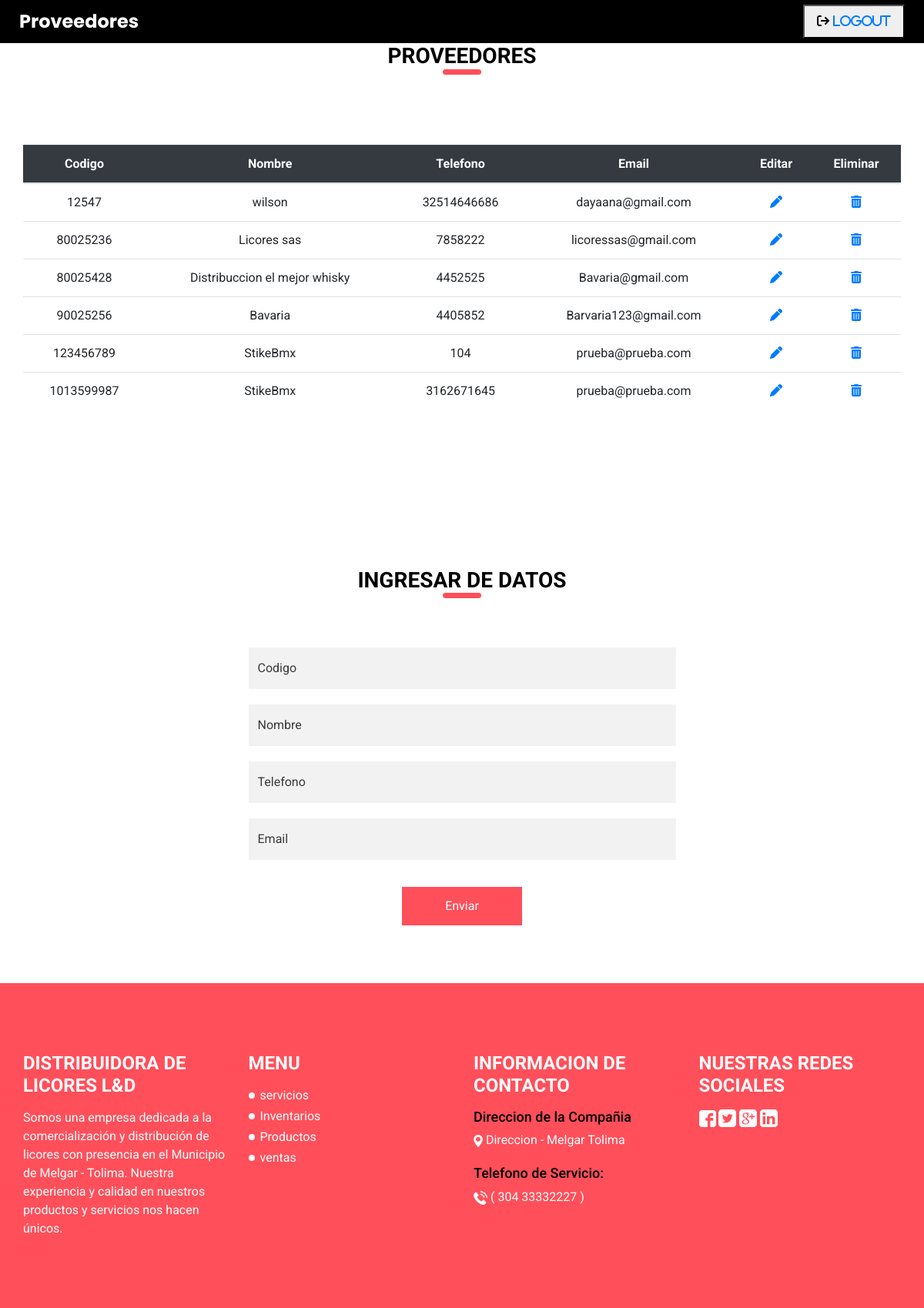
The page /proveedores.php on the database as committed earlier.
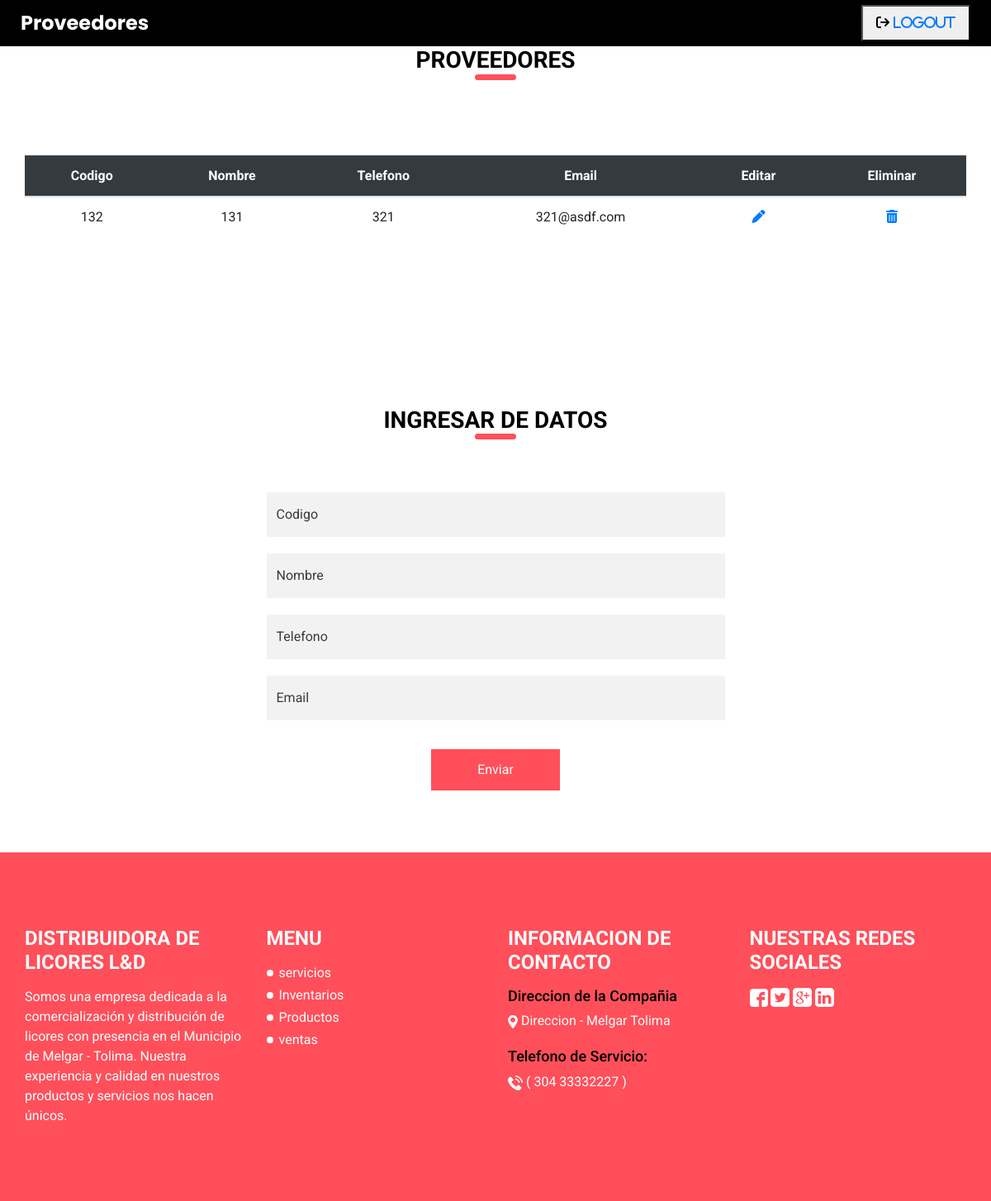
The same page on the database as committed later.
### tables this page shows
CREATE TABLE `proveedor` (
  `ProCodigo` int(30) NOT NULL,
  `ProNombre` varchar(30) DEFAULT NULL,
  `ProTelefono` varchar(20) DEFAULT NULL,
  `ProEmail` varchar(30) DEFAULT NULL,
  `ProEditar` varchar(1) DEFAULT NULL,
  `ProEliminar` varchar(20) DEFAULT NULL
);

### proveedores.php (the view, shortened to what this page needs)
<!DOCTYPE html>
<html>
<head>
  <link rel="stylesheet" type="text/css"
    href="https://cdnjs.cloudflare.com/ajax/libs/OwlCarousel2/2.1.3/assets/owl.carousel.min.css" />
  <link rel="stylesheet" type="text/css" href="css/bootstrap.css" />
  <link href="css/style.css" rel="stylesheet" />
  <link href="css/responsive.css" rel="stylesheet" />
</head>
<body>
  <div class="hero_area">
    <header class="header_section">
      <div class="container-fluid">
        <nav class="navbar navbar-expand-lg custom_nav-container ">
          <a class="navbar-brand" href="index.html">
            <span>
              Proveedores
            </span>
          </a>
            <form class="nav justify-content-end">
               <button class=nav-link href="index.html">
               <li class="fa-solid fa-arrow-right-from-bracket">
                   <a  href="index.html">Logout</a>
                 </li>
                </button>
             </form>
        </nav>
     </div>
    </header>
</div>
 <section class="service_section layout_padding-bottom">
  <div class="container">
    <div class="custom_heading-container">
        <h3 class= " ">
          Proveedores
        </h3>
     </div>
   </div>
 </section>
 <section class="service_section layout_padding-bottom">
  <div class="container">
    <div class="custom_heading-container">
    <?php
      $conexion=new PDO("mysql:host=localhost;dbname=distribuidora;","root");
          $busqueda=$conexion->prepare("SELECT * FROM proveedor");
          $busqueda->execute();
          $resultado = $busqueda->fetchAll();
      ?>
      <table class="table">
        <caption>
        </caption>
        <thead class="table-dark">
          <tr>
            <th scope="col">Codigo</th>
            <th scope="col">Nombre</th>
            <th scope="col">Telefono</th>
            <th scope="col">Email</th>
            <th scope="col">Editar</th>
            <th scope="col">Eliminar</th>
          </tr>
        </thead>
        <tbody>
          <?php
          foreach($resultado as $res)
          {
            echo "<tr>";
              echo "<td>".$res["ProCodigo"]."</td>";
              echo "<td>".$res["ProNombre"]."</td>";
              echo "<td>".$res["ProTelefono"]."</td>";
              echo "<td>".$res["ProEmail"]."</td>";
              echo "<td><a href='proveedores_Editar.php?ProCodigo=".$res['ProCodigo']."' class='fa-solid fa-pen'></a></td>";
              echo "<td><a href='proveedores_Eliminar.php?ProCodigo=".$res['ProCodigo']."' class='fa-solid fa-trash-can'></a></td>";
            echo "</tr>";
          }
          ?>
        </tbody>
      </table>
    </div>
  </div>
</section>
 <section class="contact_section layout_padding">
    <div class="custom_heading-container">
      <h3 class=" ">
        Ingresar de Datos
      </h3>
    </div>
    <div class="custom_heading-container">
    </div>
    <div class="container layout_padding2-top">
      <div class="row">
        <div class="col-md-6 mx-auto">
          <form action="proveedores_Nuevo.php" method="post" name="formulario">
            <div>
              <input type="text" placeholder="Codigo" id="ProCodigo" name="ProCodigo">
            </div>
            <div>
              <input type="text" placeholder="Nombre" id="inNombre" name="inNombre">
            </div>
            <div>
              <input type="text" placeholder="Telefono" id="inTelefono" name="inTelefono">
            </div>
            <div>
              <input type="email" placeholder="Email" id="inEmail" name="inEmail">
            </div>
            <div class="d-flex justify-content-center ">
              <button>
                Enviar
              </button>
            </div>
          </form>
        </div>
      </div>
    </div>
  </section>
    <section class="info_section layout_padding">
    <div class="container">
      <div class="row">
        <div class="col-md-3">
          <div class="info-logo">
            <h4>
              Distribuidora de Licores L&D
            </h4>
            <p>
              Somos una empresa dedicada a la comercialización y distribución de licores con presencia en el Municipio
              de Melgar - Tolima.
              Nuestra experiencia y calidad en nuestros productos y servicios nos hacen únicos.
            </p>
          </div>
        </div>
        <div class="col-md-3">
          <div class="info-nav">
            <h4>
              Menu
            </h4>
            <ul>
              <li>
                <a href="Service.html">
                  servicios
                </a>
              </li>
              <li>
                <a href="inventarios.php">
                 Inventarios
                </a>
              </li>
              <li>
                <a href="producto.php">
                  Productos
                </a>
              </li>
              <li>
                <a href="ventas.php">
                 ventas
                </a>
              </li>
            </ul>
          </div>
        </div>
        <div class="col-md-3">
          <div class="info-contact">
            <h4>
              Informacion de Contacto
            </h4>
            <div class="location">
              <h6>
                Direccion de la Compañia
              </h6>
              <a href="https://www.google.com/search?rlz=1C1GCEA_esCO1015CO1015&tbs=lf:1,lf_ui:2&tbm=lcl&sxsrf=ALiCzsa--PN_N25k9HzD6KMS24BdiQ896g:1663643717880&q=sicomoro+melgar&rflfq=1&num=10&rldimm=11821027064523561856#rlfi=hd:;si:11821027064523561856;mv:[[4.206029099999999,-74.6415378],[4.1964995,-74.65293030000001]];tbs:lrf:!1m4!1u3!2m2!3m1!1e1!1m4!1u2!2m2!2m1!1e1!2m1!1e2!2m1!1e3!3sIAE,lf:1,lf_ui:2">
                <img src="images/location.png" alt="">
                <span>
                  Direccion - Melgar Tolima
                </span>
              </a>
            </div>
            <div class="call">
              <h6>
                Telefono de Servicio:
              </h6>
              <a href="">
                <img src="images/telephone.png" alt="">
                <span>
                  ( 304 33332227 )
                </span>
              </a>
            </div>
          </div>
        </div>
        <div class="col-md-3">
          <div class="discover">
            <h4>
              Nuestras Redes Sociales
            </h4>
            <div class="social-box">
              <a href="https://www.facebook.com/">
                <img src="images/facebook.png" alt="">
              </a>
              <a href="https://twitter.com/">
                <img src="images/twitter.png" alt="">
              </a>
              <a href="http://localhost/DistribuidoraLyD/about.html">
                <img src="images/google-plus.png" alt="">
              </a>
              <a href="">
                <img src="images/linkedin.png" alt="">
              </a>
            </div>
          </div>
        </div>
      </div>
    </div>
  </section>
</body>
</html>

### css/style.css (style rules this page uses)
body { font-family: 'Roboto', sans-serif; color: #000000; background-color: #ffffff; }
.layout_padding { padding: 75px 0; }
.layout_padding2-top { padding-top: 45px; }
.layout_padding-bottom { padding-bottom: 75px; }
.custom_heading-container { display: -webkit-box; display: -ms-flexbox; display: flex; -webkit-box-pack: center; -ms-flex-pack: center; justify-content: center; }
.custom_heading-container h3 { text-transform: uppercase; font-weight: bold; color: #000000; position: relative; }
.custom_heading-container h3::before { content: ""; position: absolute; bottom: -7px; left: 50%; width: 50px; height: 7px; -webkit-transform: translateX(-50%); transform: translateX(-50%); background-color: #ff4f5a; border-radius: 15px; }
.header_section { background-color: #000000; font-family: "Poppins", sans-serif; }
.header_section .container-fluid { padding-right: 25px; padding-left: 25px; }
a, a:hover, a:focus { text-decoration: none; }
.navbar-brand { display: -webkit-box; display: -ms-flexbox; display: flex; -webkit-box-align: center; -ms-flex-align: center; align-items: center; }
.navbar-brand span { font-weight: bold; font-size: 24px; color: #ffffff; }
.custom_nav-container { z-index: 99999; padding: 5px 0; }
.service_section { text-align: center; position: relative; }
.service_section .custom_heading-container { margin-bottom: 15px; }
.service_section::before { content: ""; width: 200px; height: 175px; position: absolute; bottom: 95px; left: 50%; -webkit-transform: translateX(-50%); transform: translateX(-50%); background-size: cover; }
.contact_section input, .contact_section select { width: 100%; border: 0; padding: 15px 12px; background-color: #f2f2f2; outline: none; margin: 10px 0; }
.contact_section input::placeholder, .contact_section select::placeholder { color: #3a3a3a; }
.contact_section button { background-color: #ff4f5a; padding: 12px 55px; outline: none; border: none; border: 1px solid #ff4f5a; color: #fff; margin-top: 25px; }
.info_section { background-color: #ff4f5a; color: #ffffff; }
.info_section a { color: #ffffff; }
.info_section h4 { text-transform: uppercase; margin-top: 15px; margin-bottom: 15px; font-weight: bold; }
.info_section .info-nav ul { padding-left: 15px; }
.info_section .info-nav ul li { list-style-type: none; position: relative; margin: 3px 0; }
.info_section .info-nav ul li::before { content: ""; width: 8px; height: 8px; background-color: #ffffff; position: absolute; top: 50%; left: -15px; -webkit-transform: translateY(-50%); transform: translateY(-50%); border-radius: 100%; }
.info_section .info-contact h6 { color: #000000; font-size: 18px; }
.info_section .info-contact .call { margin-top: 20px; }

### css/responsive.css (style rules this page uses)
@media (min-width: 1200px) { .container { max-width: 1170px; } }

Rows that differ between the two databases and show on the page:
removed proveedor: ProCodigo "12547", ProNombre "wilson", ProTelefono "32514646686", ProEmail "dayaana@gmail.com"
removed proveedor: ProCodigo "80025236", ProNombre "Licores sas", ProTelefono "7858222", ProEmail "licoressas@gmail.com"
removed proveedor: ProCodigo "80025428", ProNombre "Distribuccion el mejor whisky", ProTelefono "4452525", ProEmail "Bavaria@gmail.com"
removed proveedor: ProCodigo "90025256", ProNombre "Bavaria", ProTelefono "4405852", ProEmail "Barvaria123@gmail.com"
removed proveedor: ProCodigo "123456789", ProNombre "StikeBmx", ProTelefono "104", ProEmail "prueba@prueba.com"
removed proveedor: ProCodigo "1013599987", ProNombre "StikeBmx", ProTelefono "3162671645", ProEmail "prueba@prueba.com"
added proveedor: ProCodigo "132", ProNombre "131", ProTelefono "321", ProEmail "321@asdf.com"
